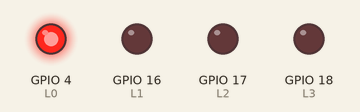
This sketch was run on a simulated ESP32. On the bench: output pins drawn as LEDs (lit = HIGH).

Above: at 0.1 s.
At 0.7 s:
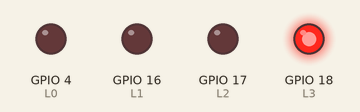
At 1.3 s:
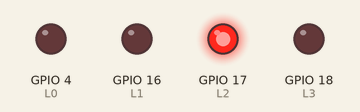
At 2.7 s:
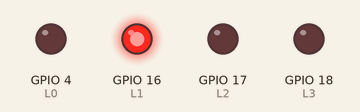
Timing chart, 0 to 3.0 s (numbered marks = the images above):
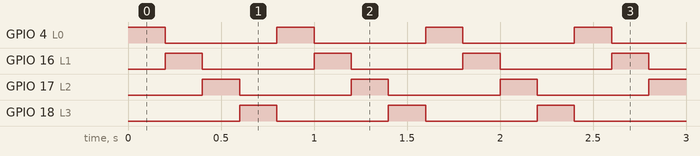

The sketch:

sketch.ino
```cpp
// Clase 1 - Ejercicio 3 (solución): barrido de 4 LEDs
// Se enciende un LED por vez: L0 -> L1 -> L2 -> L3 -> L0 ...
// Notar cuánto se repite el código: en la Clase 4 se resuelve con un bucle.

#include <Arduino.h>

void setup() {
  Serial.begin(115200);
  pinMode(4, OUTPUT);    // L0
  pinMode(16, OUTPUT);   // L1
  pinMode(17, OUTPUT);   // L2
  pinMode(18, OUTPUT);   // L3
}

void loop() {
  digitalWrite(4, HIGH);  delay(200); digitalWrite(4, LOW);
  digitalWrite(16, HIGH); delay(200); digitalWrite(16, LOW);
  digitalWrite(17, HIGH); delay(200); digitalWrite(17, LOW);
  digitalWrite(18, HIGH); delay(200); digitalWrite(18, LOW);
}
```

Measured:
- by itself, GPIO 4 (L0), GPIO 16 (L1), GPIO 17 (L2), GPIO 18 (L3): alternates HIGH for 0.20 s and LOW for 0.60 s
- by itself, everything shown: repeats every 0.80 s, in 4 steps
